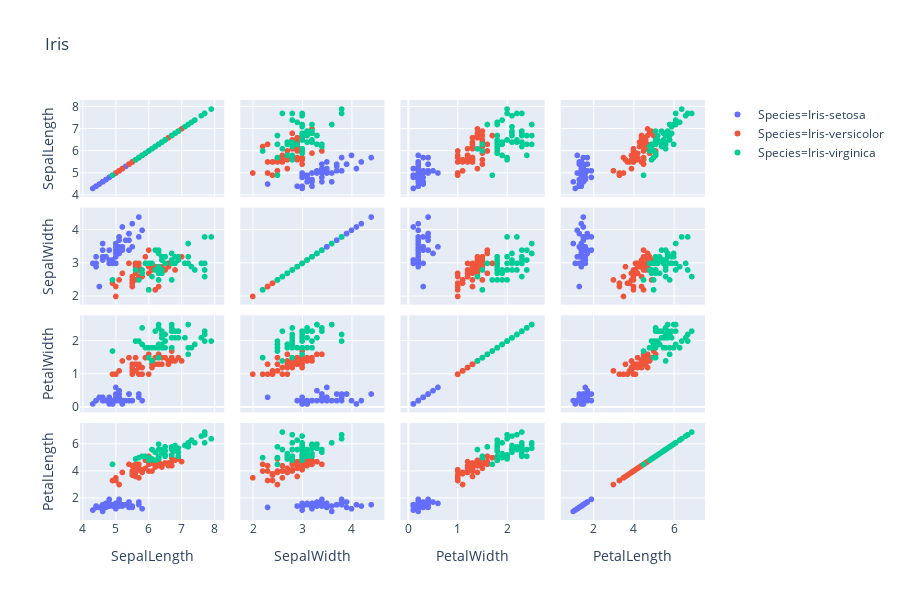

This figure's notebook cell:
### Code cell
px.scatter_matrix(iris,color='Species',title='Iris',dimensions=['SepalLength','SepalWidth','PetalWidth','PetalLength'])

### Figure 1 — Plotly figure (JSON) as saved in the notebook; plotly's stock layout.template omitted (floating-point values rounded to 4 significant figures)
{"data": [{"dimensions": [{"axis": {"matches": true}, "label": "SepalLength", "values": [5.1, 4.9, 4.7, 4.6, 5, 5.4, 4.6, 5, 4.4, 4.9, 5.4, 4.8, 4.8, 4.3, 5.8, 5.7, 5.4, 5.1, 5.7, 5.1, 5.4, 5.1, 4.6, 5.1, 4.8, 5, 5, 5.2, 5.2, 4.7, 4.8, 5.4, 5.2, 5.5, 4.9, 5, 5.5, 4.9, 4.4, 5.1, 5, 4.5, 4.4, 5, 5.1, 4.8, 5.1, 4.6, 5.3, 5]}, {"axis": {"matches": true}, "label": "SepalWidth", "values": [3.5, 3, 3.2, 3.1, 3.6, 3.9, 3.4, 3.4, 2.9, 3.1, 3.7, 3.4, 3, 3, 4, 4.4, 3.9, 3.5, 3.8, 3.8, 3.4, 3.7, 3.6, 3.3, 3.4, 3, 3.4, 3.5, 3.4, 3.2, 3.1, 3.4, 4.1, 4.2, 3.1, 3.2, 3.5, 3.1, 3, 3.4, 3.5, 2.3, 3.2, 3.5, 3.8, 3, 3.8, 3.2, 3.7, 3.3]}, {"axis": {"matches": true}, "label": "PetalWidth", "values": [0.2, 0.2, 0.2, 0.2, 0.2, 0.4, 0.3, 0.2, 0.2, 0.1, 0.2, 0.2, 0.1, 0.1, 0.2, 0.4, 0.4, 0.3, 0.3, 0.3, 0.2, 0.4, 0.2, 0.5, 0.2, 0.2, 0.4, 0.2, 0.2, 0.2, 0.2, 0.4, 0.1, 0.2, 0.1, 0.2, 0.2, 0.1, 0.2, 0.2, 0.3, 0.3, 0.2, 0.6, 0.4, 0.3, 0.2, 0.2, 0.2, 0.2]}, {"axis": {"matches": true}, "label": "PetalLength", "values": [1.4, 1.4, 1.3, 1.5, 1.4, 1.7, 1.4, 1.5, 1.4, 1.5, 1.5, 1.6, 1.4, 1.1, 1.2, 1.5, 1.3, 1.4, 1.7, 1.5, 1.7, 1.5, 1, 1.7, 1.9, 1.6, 1.6, 1.5, 1.4, 1.6, 1.6, 1.5, 1.5, 1.4, 1.5, 1.2, 1.3, 1.5, 1.3, 1.5, 1.3, 1.3, 1.3, 1.6, 1.9, 1.4, 1.6, 1.4, 1.5, 1.4]}], "hoverlabel": {"namelength": 0}, "hovertemplate": "Species=Iris-setosa<br>%{xaxis.title.text}=%{x}<br>%{yaxis.title.text}=%{y}", "legendgroup": "Species=Iris-setosa", "marker": {"color": "#636efa", "symbol": "circle"}, "name": "Species=Iris-setosa", "showlegend": true, "type": "splom"}, {"dimensions": [{"axis": {"matches": true}, "label": "SepalLength", "values": [7, 6.4, 6.9, 5.5, 6.5, 5.7, 6.3, 4.9, 6.6, 5.2, 5, 5.9, 6, 6.1, 5.6, 6.7, 5.6, 5.8, 6.2, 5.6, 5.9, 6.1, 6.3, 6.1, 6.4, 6.6, 6.8, 6.7, 6, 5.7, 5.5, 5.5, 5.8, 6, 5.4, 6, 6.7, 6.3, 5.6, 5.5, 5.5, 6.1, 5.8, 5, 5.6, 5.7, 5.7, 6.2, 5.1, 5.7]}, {"axis": {"matches": true}, "label": "SepalWidth", "values": [3.2, 3.2, 3.1, 2.3, 2.8, 2.8, 3.3, 2.4, 2.9, 2.7, 2, 3, 2.2, 2.9, 2.9, 3.1, 3, 2.7, 2.2, 2.5, 3.2, 2.8, 2.5, 2.8, 2.9, 3, 2.8, 3, 2.9, 2.6, 2.4, 2.4, 2.7, 2.7, 3, 3.4, 3.1, 2.3, 3, 2.5, 2.6, 3, 2.6, 2.3, 2.7, 3, 2.9, 2.9, 2.5, 2.8]}, {"axis": {"matches": true}, "label": "PetalWidth", "values": [1.4, 1.5, 1.5, 1.3, 1.5, 1.3, 1.6, 1, 1.3, 1.4, 1, 1.5, 1, 1.4, 1.3, 1.4, 1.5, 1, 1.5, 1.1, 1.8, 1.3, 1.5, 1.2, 1.3, 1.4, 1.4, 1.7, 1.5, 1, 1.1, 1, 1.2, 1.6, 1.5, 1.6, 1.5, 1.3, 1.3, 1.3, 1.2, 1.4, 1.2, 1, 1.3, 1.2, 1.3, 1.3, 1.1, 1.3]}, {"axis": {"matches": true}, "label": "PetalLength", "values": [4.7, 4.5, 4.9, 4, 4.6, 4.5, 4.7, 3.3, 4.6, 3.9, 3.5, 4.2, 4, 4.7, 3.6, 4.4, 4.5, 4.1, 4.5, 3.9, 4.8, 4, 4.9, 4.7, 4.3, 4.4, 4.8, 5, 4.5, 3.5, 3.8, 3.7, 3.9, 5.1, 4.5, 4.5, 4.7, 4.4, 4.1, 4, 4.4, 4.6, 4, 3.3, 4.2, 4.2, 4.2, 4.3, 3, 4.1]}], "hoverlabel": {"namelength": 0}, "hovertemplate": "Species=Iris-versicolor<br>%{xaxis.title.text}=%{x}<br>%{yaxis.title.text}=%{y}", "legendgroup": "Species=Iris-versicolor", "marker": {"color": "#EF553B", "symbol": "circle"}, "name": "Species=Iris-versicolor", "showlegend": true, "type": "splom"}, {"dimensions": [{"axis": {"matches": true}, "label": "SepalLength", "values": [6.3, 5.8, 7.1, 6.3, 6.5, 7.6, 4.9, 7.3, 6.7, 7.2, 6.5, 6.4, 6.8, 5.7, 5.8, 6.4, 6.5, 7.7, 7.7, 6, 6.9, 5.6, 7.7, 6.3, 6.7, 7.2, 6.2, 6.1, 6.4, 7.2, 7.4, 7.9, 6.4, 6.3, 6.1, 7.7, 6.3, 6.4, 6, 6.9, 6.7, 6.9, 5.8, 6.8, 6.7, 6.7, 6.3, 6.5, 6.2, 5.9]}, {"axis": {"matches": true}, "label": "SepalWidth", "values": [3.3, 2.7, 3, 2.9, 3, 3, 2.5, 2.9, 2.5, 3.6, 3.2, 2.7, 3, 2.5, 2.8, 3.2, 3, 3.8, 2.6, 2.2, 3.2, 2.8, 2.8, 2.7, 3.3, 3.2, 2.8, 3, 2.8, 3, 2.8, 3.8, 2.8, 2.8, 2.6, 3, 3.4, 3.1, 3, 3.1, 3.1, 3.1, 2.7, 3.2, 3.3, 3, 2.5, 3, 3.4, 3]}, {"axis": {"matches": true}, "label": "PetalWidth", "values": [2.5, 1.9, 2.1, 1.8, 2.2, 2.1, 1.7, 1.8, 1.8, 2.5, 2, 1.9, 2.1, 2, 2.4, 2.3, 1.8, 2.2, 2.3, 1.5, 2.3, 2, 2, 1.8, 2.1, 1.8, 1.8, 1.8, 2.1, 1.6, 1.9, 2, 2.2, 1.5, 1.4, 2.3, 2.4, 1.8, 1.8, 2.1, 2.4, 2.3, 1.9, 2.3, 2.5, 2.3, 1.9, 2, 2.3, 1.8]}, {"axis": {"matches": true}, "label": "PetalLength", "values": [6, 5.1, 5.9, 5.6, 5.8, 6.6, 4.5, 6.3, 5.8, 6.1, 5.1, 5.3, 5.5, 5, 5.1, 5.3, 5.5, 6.7, 6.9, 5, 5.7, 4.9, 6.7, 4.9, 5.7, 6, 4.8, 4.9, 5.6, 5.8, 6.1, 6.4, 5.6, 5.1, 5.6, 6.1, 5.6, 5.5, 4.8, 5.4, 5.6, 5.1, 5.1, 5.9, 5.7, 5.2, 5, 5.2, 5.4, 5.1]}], "hoverlabel": {"namelength": 0}, "hovertemplate": "Species=Iris-virginica<br>%{xaxis.title.text}=%{x}<br>%{yaxis.title.text}=%{y}", "legendgroup": "Species=Iris-virginica", "marker": {"color": "#00cc96", "symbol": "circle"}, "name": "Species=Iris-virginica", "showlegend": true, "type": "splom"}], "layout": {"dragmode": "select", "height": 600, "legend": {"tracegroupgap": 0}, "title": {"text": "Iris"}}}
